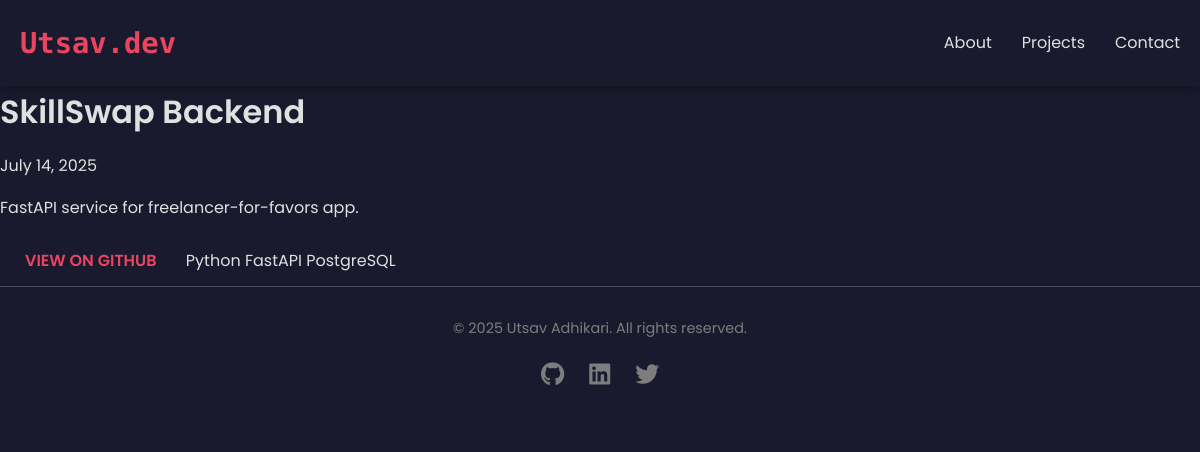
Page /projects/skillswap-backend/ on the committed database.
### portfolio/models.py (models this page shows, shortened)
class Project(models.Model):
    title = models.CharField(max_length=120)
    slug = models.SlugField(unique=True)
    description = models.TextField(blank=True)
    github_url = models.URLField(blank=True)
    live_demo = models.URLField(blank=True)
    thumbnail = models.ImageField(blank=True)
    tech_stack = models.CharField(max_length=250, blank=True)
    created_at = models.DateTimeField(auto_now_add=True)
    @property
    def tech_list(self):
        return [t.strip() for t in self.tech_stack.split(',') if t.strip()]
    class Meta:
        ordering = ["-created_at"]

### portfolio/views.py (the view)
# urls.py: path('projects/<slug:slug>/',ProjectDetailView.as_view(),name='project-detail'),
class ProjectDetailView(DetailView):
    model = Project
    template_name = "portfolio/project_detail.html"
    context_object_name = "project"

### templates/portfolio/project_detail.html (shortened to what this page needs)
{% extends "_base.html" %}
{% block content %}
<div class="row">
  <div class="col-lg-8">
      <h1>{{ project.title }}</h1>
      <p class="text-muted">{{ project.created_at|date:"F j, Y" }}</p>
      <p>{{ project.description|linebreaks }}</p>
      {% if project.github_url or project.live_demo %}
      <div class="mt-4">
          {% if project.github_url %}
            <a href="{{ project.github_url }}" class="btn btn-outline-dark me-2" target="_blank">View on GitHub</a>
          {% endif %}
          {% if project.tech_list %}
          {% for tech in project.tech_list %}
             <span class="badge bg-secondary me-1">{{ tech }}</span>
          {% endfor %}
            {% endif %}
      </div>
      {% endif %}
  </div>
</div>
{% endblock %}

### static/css/style.css (style rules this page uses)
:root { --bg-color: #1a1a2e; --text-color: #e0e0e0; --accent-color: #0f3460; --highlight-color: #e94560; --card-bg: #272740; --border-color: #4a4a60; --shadow-color: rgba(0, 0, 0, 0.4); --code-bg: #16213e; --code-text: #e0e0e0; --code-comment: #7d7d7d; --code-keyword: #8c8cd9; --code-string: #d19a66; --code-number: #d19a66; }
* { margin: 0; padding: 0; box-sizing: border-box; }
html { scroll-behavior: smooth; }
body { font-family: 'Poppins', sans-serif; background-color: var(--bg-color); color: var(--text-color); line-height: 1.6; -webkit-font-smoothing: antialiased; -moz-osx-font-smoothing: grayscale; }
a { color: var(--highlight-color); text-decoration: none; transition: color 0.3s ease; }
h1, h2, h3, h4, h5, h6 { color: var(--text-color); margin-bottom: 1rem; font-weight: 600; }
p { margin-bottom: 1rem; }
.btn { display: inline-flex; align-items: center; padding: 12px 25px; border-radius: 8px; font-weight: 600; text-transform: uppercase; transition: all 0.3s ease; border: none; cursor: pointer; text-align: center; justify-content: center; }

### rows in the picture
Project: title "SkillSwap Backend", created_at "July 14, 2025", description "FastAPI service for freelancer-for-favors app."

### other values in the picture
{{ tech }} "Python" "FastAPI" "PostgreSQL"
